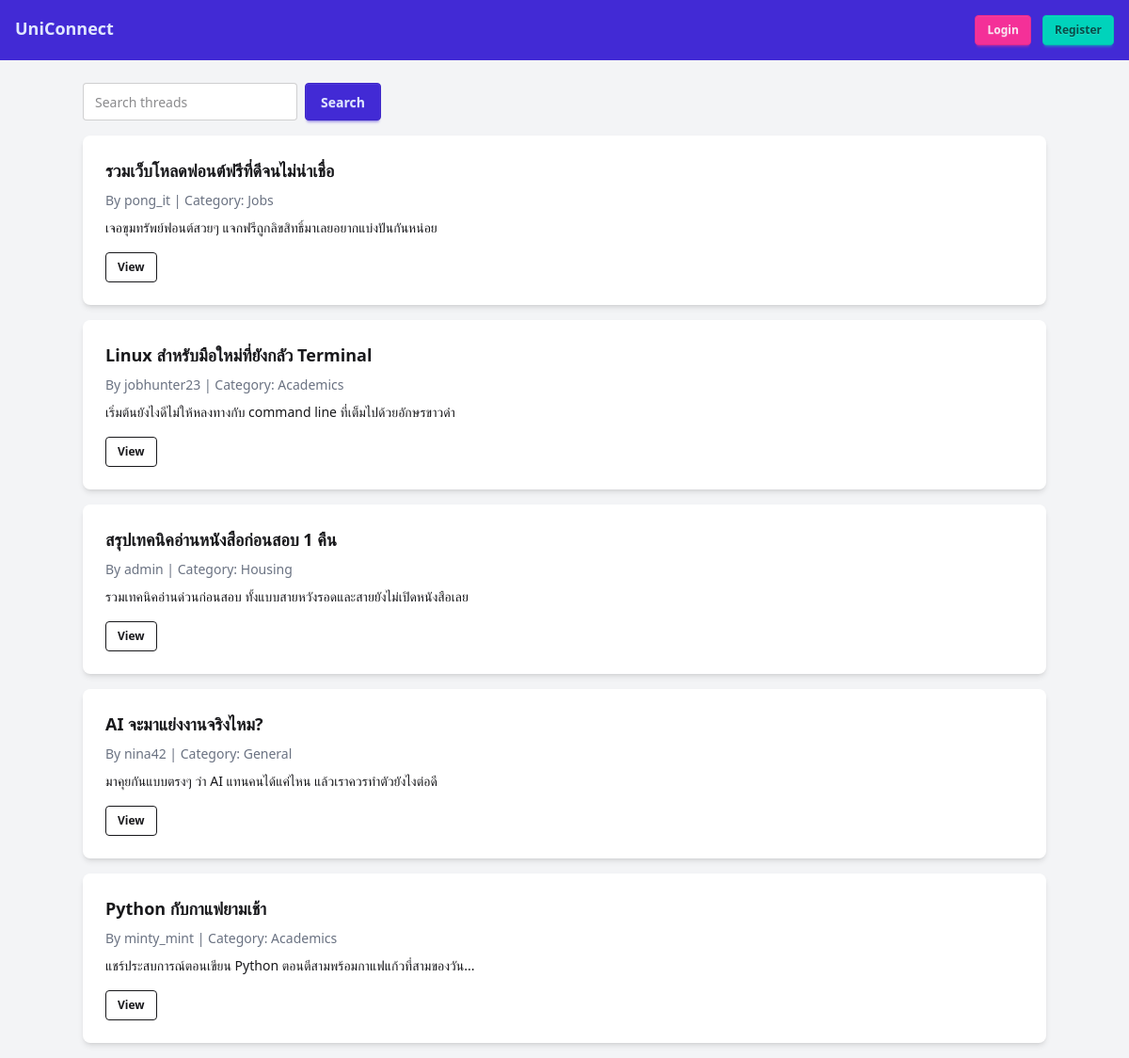
The page / on the database its author committed.
### tables this page shows
CREATE TABLE IF NOT EXISTS threads (
    id INT AUTO_INCREMENT PRIMARY KEY,
    title VARCHAR(255) NOT NULL,
    content TEXT NOT NULL,
    category_id INT NOT NULL,
    author_id INT NOT NULL,
    created_at TIMESTAMP DEFAULT CURRENT_TIMESTAMP,
    updated_at TIMESTAMP DEFAULT CURRENT_TIMESTAMP ON UPDATE CURRENT_TIMESTAMP,
    FOREIGN KEY (category_id) REFERENCES categories(id) ON DELETE CASCADE,
    FOREIGN KEY (author_id) REFERENCES users(id) ON DELETE CASCADE
);

CREATE TABLE IF NOT EXISTS users (
    id INT AUTO_INCREMENT PRIMARY KEY,
    username VARCHAR(50) NOT NULL UNIQUE,
    email VARCHAR(100) NOT NULL UNIQUE,
    password VARCHAR(255) NOT NULL,
    bio TEXT,
    role ENUM('user', 'moderator', 'admin') DEFAULT 'user',
    profile_image VARCHAR(255),
    created_at TIMESTAMP DEFAULT CURRENT_TIMESTAMP
);

CREATE TABLE IF NOT EXISTS categories (
    id INT AUTO_INCREMENT PRIMARY KEY,
    name VARCHAR(50) NOT NULL UNIQUE,
    created_at TIMESTAMP DEFAULT CURRENT_TIMESTAMP
);

### index.php (the view, shortened to what this page needs)
<?php
require 'pdo.php';
$stmt = $conn->query("SELECT t.*, c.name AS category_name, u.username FROM threads t
    JOIN categories c ON t.category_id=c.id
    JOIN users u ON t.author_id=u.id
    ORDER BY t.created_at DESC");
$threads = $stmt->fetchAll();
?>
<!DOCTYPE html>
<html lang="en">
<head>
  <link href="https://cdn.jsdelivr.net/npm/daisyui@5" rel="stylesheet" type="text/css" />
  <script src="https://cdn.jsdelivr.net/npm/@tailwindcss/browser@4"></script>
</head>
<body class="bg-gray-100 min-h-screen">
  <nav class="bg-primary text-primary-content p-4 flex justify-between">
    <a href="index.php" class="font-bold text-lg">UniConnect</a>
    <div>
      <?php if (isset($_SESSION['user_id'])): ?>
        <span>Hi, <?= htmlspecialchars($_SESSION['role']) ?></span>
        <a href="logout.php" class="btn btn-sm btn-secondary ml-2">Logout</a>
      <?php else: ?>
        <a href="login.php" class="btn btn-sm btn-secondary">Login</a>
        <a href="register.php" class="btn btn-sm btn-accent ml-2">Register</a>
      <?php endif; ?>
    </div>
  </nav>
  <div class="container mx-auto mt-6">
    <div class="flex justify-between mb-4">
      <form method="get" class="flex">
        <input type="text" name="q" placeholder="Search threads" class="input input-bordered"
          value="<?= htmlspecialchars($_GET['q'] ?? '') ?>">
        <button type="submit" class="btn btn-primary ml-2">Search</button>
      </form>
    </div>
    <?php foreach ($threads as $t): ?>
      <div class="card bg-base-100 shadow-md mb-4">
        <div class="card-body">
          <h2 class="card-title"><?= htmlspecialchars($t['title']) ?></h2>
          <p class="text-sm text-gray-500">By <?= htmlspecialchars($t['username']) ?> | Category:
            <?= htmlspecialchars($t['category_name']) ?>
          </p>
          <p><?= nl2br(htmlspecialchars($t['content'])) ?></p>
          <div class="mt-2 flex gap-2">
            <a href="thread.php?id=<?= $t['id'] ?>" class="btn btn-sm btn-outline">View</a>
          </div>
        </div>
      </div>
    <?php endforeach; ?>
  </div>
</body>
</html>

### rows shown on the page
threads: title "รวมเว็บโหลดฟอนต์ฟรีที่ดีจนไม่น่าเชื่อ", author.username "pong_it", category.name "Jobs", content "เจอขุมทรัพย์ฟอนต์สวยๆ แจกฟรีถูกลิขสิทธิ์มาเลยอยากแบ่งปันกันหน่อย"
threads: title "Linux สำหรับมือใหม่ที่ยังกลัว Terminal", author.username "jobhunter23", category.name "Academics", content "เริ่มต้นยังไงดีไม่ให้หลงทางกับ command line ที่เต็มไปด้วยอักษรขาวดำ"
threads: title "สรุปเทคนิคอ่านหนังสือก่อนสอบ 1 คืน", author.username "admin", category.name "Housing", content "รวมเทคนิคอ่านด่วนก่อนสอบ ทั้งแบบสายหวังรอดและสายยังไม่เปิดหนังสือเลย"
threads: title "AI จะมาแย่งงานจริงไหม?", author.username "nina42", category.name "General", content "มาคุยกันแบบตรงๆ ว่า AI แทนคนได้แค่ไหน แล้วเราควรทำตัวยังไงต่อดี"
threads: title "Python กับกาแฟยามเช้า", author.username "minty_mint", category.name "Academics", content "แชร์ประสบการณ์ตอนเขียน Python ตอนตีสามพร้อมกาแฟแก้วที่สามของวัน..."
